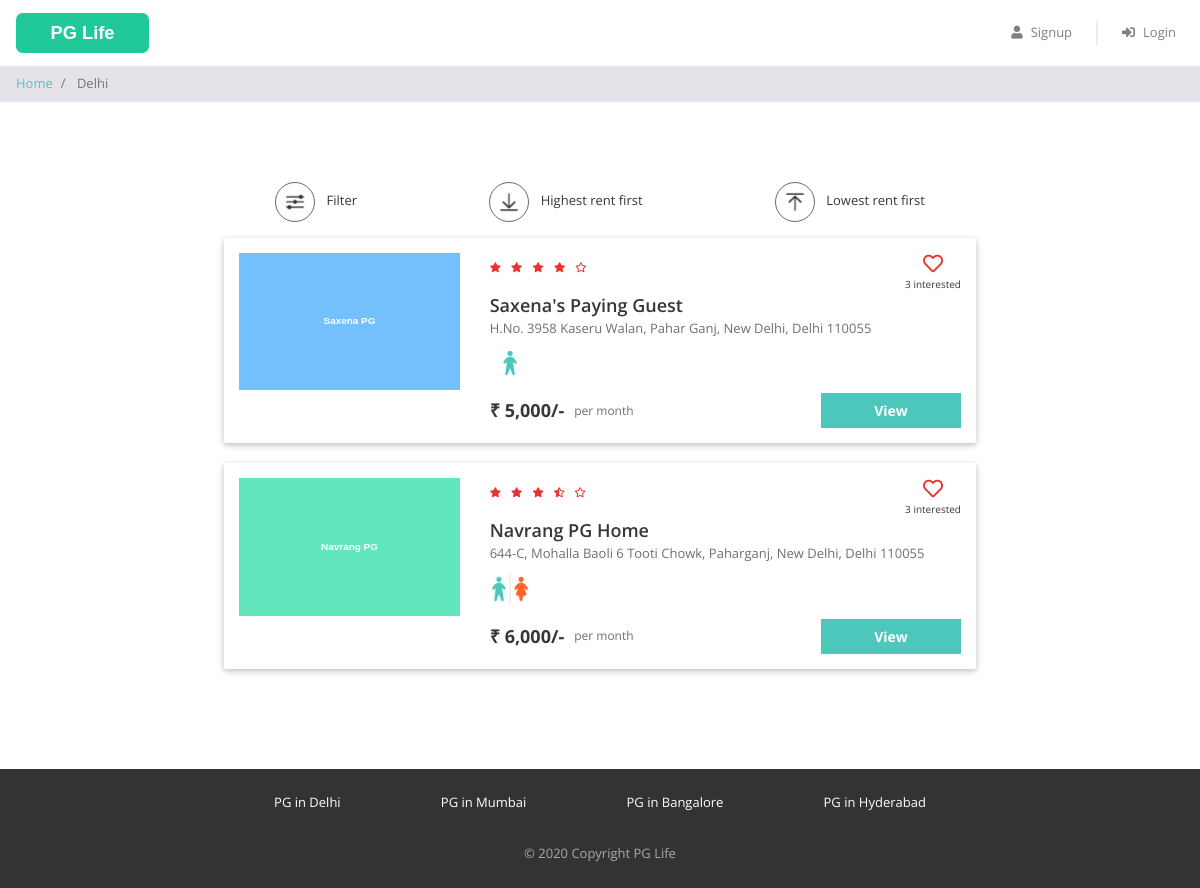
Screenshot of /property_list_without_react.php?city=Delhi with the database file from the repository.
### tables this page shows
CREATE TABLE IF NOT EXISTS properties (
  id INT NOT NULL AUTO_INCREMENT,
  city_id INT NOT NULL,
  name VARCHAR(100) NOT NULL,
  address VARCHAR(255) NOT NULL,
  description LONGTEXT NOT NULL,
  gender ENUM('male', 'female', 'unisex') NOT NULL,
  rent INT NOT NULL,
  rating_clean FLOAT(2,1) NOT NULL,
  rating_food FLOAT(2,1) NOT NULL,
  rating_safety FLOAT(2,1) NOT NULL,
  PRIMARY KEY (id),
  FOREIGN KEY (city_id) REFERENCES cities(id)
);

### property_list_without_react.php (the view, shortened to what this page needs)
<?php
require "includes/database_connect.php";
$city_name = $_GET["city"];
$sql_1 = "SELECT * FROM cities WHERE name = '$city_name'";
$result_1 = mysqli_query($conn, $sql_1);
$city = mysqli_fetch_assoc($result_1);
$city_id = $city['id'];
$sql_2 = "SELECT * FROM properties WHERE city_id = $city_id";
$result_2 = mysqli_query($conn, $sql_2);
$properties = mysqli_fetch_all($result_2, MYSQLI_ASSOC);
$sql_3 = "SELECT *
            FROM interested_users_properties iup
            INNER JOIN properties p ON iup.property_id = p.id
            WHERE p.city_id = $city_id";
$result_3 = mysqli_query($conn, $sql_3);
$interested_users_properties = mysqli_fetch_all($result_3, MYSQLI_ASSOC);
?>
<!DOCTYPE html>
<html lang="en">
<head>
    <?php
    include "includes/head_links.php";
    ?>
    <link href="css/property_list.css" rel="stylesheet" />
</head>
<body>
    <?php
    include "includes/header.php";
    ?>
    <nav aria-label="breadcrumb">
        <ol class="breadcrumb py-2">
            <li class="breadcrumb-item">
                <a href="index.php">Home</a>
            </li>
            <li class="breadcrumb-item active" aria-current="page">
                <?php echo $city_name; ?>
            </li>
        </ol>
    </nav>
    <div class="page-container">
        <div class="filter-bar row justify-content-around">
            <div class="col-auto" data-toggle="modal" data-target="#filter-modal">
                <img src="img/filter.png" alt="filter" />
                <span>Filter</span>
            </div>
            <div class="col-auto">
                <img src="img/desc.png" alt="sort-desc" />
                <span>Highest rent first</span>
            </div>
            <div class="col-auto">
                <img src="img/asc.png" alt="sort-asc" />
                <span>Lowest rent first</span>
            </div>
        </div>
        <?php
        foreach ($properties as $property) {
            $property_images = glob("img/properties/" . $property['id'] . "/*");
        ?>
            <div class="property-card property-id-<?= $property['id'] ?> row">
                <div class="image-container col-md-4">
                    <img src="<?= $property_images[0] ?>" />
                </div>
                <div class="content-container col-md-8">
                    <div class="row no-gutters justify-content-between">
                        <?php
                        $total_rating = ($property['rating_clean'] + $property['rating_food'] + $property['rating_safety']) / 3;
                        $total_rating = round($total_rating, 1);
                        ?>
                        <div class="star-container" title="<?= $total_rating ?>">
                            <?php
                            $rating = $total_rating;
                            for ($i = 0; $i < 5; $i++) {
                                if ($rating >= $i + 0.8) {
                            ?>
                                    <i class="fas fa-star"></i>
                                <?php
                                } elseif ($rating >= $i + 0.3) {
                                ?>
                                    <i class="fas fa-star-half-alt"></i>
                                <?php
                                } else {
                                ?>
                                    <i class="far fa-star"></i>
                            <?php
                                }
                            }
                            ?>
                        </div>
                        <div class="interested-container">
                            <?php
                            $interested_users_count = 0;
                            $is_interested = false;
                            foreach ($interested_users_properties as $interested_user_property) {
                                if ($interested_user_property['property_id'] == $property['id']) {
                                    $interested_users_count++;
                                }
                            }
                            if ($is_interested) {
                            ?>
                                <i class="is-interested-image fas fa-heart" property_id="<?= $property['id'] ?>"></i>
                            <?php
                            } else {
                            ?>
                                <i class="is-interested-image far fa-heart" property_id="<?= $property['id'] ?>"></i>
                            <?php
                            }
                            ?>
                            <div class="interested-text">
                                <span class="interested-user-count"><?= $interested_users_count ?></span> interested
                            </div>
                        </div>
                    </div>
                    <div class="detail-container">
                        <div class="property-name"><?= $property['name'] ?></div>
                        <div class="property-address"><?= $property['address'] ?></div>
                        <div class="property-gender">
                            <?php
                            if ($property['gender'] == "male") {
                            ?>
                                <img src="img/male.png" />
                            <?php
                            } elseif ($property['gender'] == "female") {
                            ?>
                                <img src="img/female.png" />
                            <?php
                            } else {
                            ?>
                                <img src="img/unisex.png" />
                            <?php
                            }
                            ?>
                        </div>
                    </div>
                    <div class="row no-gutters">
                        <div class="rent-container col-6">
                            <div class="rent">₹ <?= number_format($property['rent']) ?>/-</div>
                            <div class="rent-unit">per month</div>
                        </div>
                        <div class="button-container col-6">
                            <a href="property_detail.php?property_id=<?= $property['id'] ?>" class="btn btn-primary">View</a>
                        </div>
                    </div>
                </div>
            </div>
        <?php
        }
        ?>
    </div>
    <?php
    include "includes/footer.php";
    ?>
</body>
</html>

### css/common.css (style rules this page uses)
* { box-sizing: border-box; font-family: 'Open Sans', sans-serif; }
body { color: #373737; font-size: 16px; position: relative; }
.btn-primary, .btn-warning, .btn-danger { color: white; font-weight: bold; }
.breadcrumb { background-color: #e5e3e8; font-size: 13px; border-radius: 0px; margin-bottom: 0px; }
.page-container { max-width: 800px; padding: 80px 24px; margin: auto; }

### css/property_list.css (style rules this page uses)
.filter-bar > div { cursor: pointer; font-size: 13px; text-align: center; margin-bottom: 16px; }
.filter-bar img { width: 40px; height: 40px; border-radius: 40px; border: 1px solid #646870; padding: 6px; margin-right: 8px; }
.property-card { background-color: #ffffff; border-radius: 2px; padding: 15px 0px; margin: 0px auto 20px; box-shadow: 0 2px 5px 0 rgba(0, 0, 0, 0.16), 0 2px 10px 0 rgba(0, 0, 0, 0.12); }
.image-container { text-align: center; }
.image-container img { width: 100%; max-width: 300px; }
.star-container i { color: #EA322E; font-size: 10px; margin-right: 6px; }
.interested-container { text-align: center; }
.interested-container i { color: #EA322E; font-size: 20px; cursor: pointer; }
.interested-text { font-size: 10px; }
.detail-container { padding-bottom: 10px; }
.property-name { font-size: 18px; font-weight: 600; }
.property-address { color: #6f6f6f; font-size: 13px; padding-bottom: 5px; }
.property-gender img { width: 40px; }
.rent-container { display: flex; align-items: center; }
.rent { font-size: 18px; font-weight: bold; padding-right: 10px; }
.rent-unit { color: #6f6f6f; font-size: 12px; }
.button-container .btn { font-size: 14px; border-radius: 0px; width: 140px; float: right; }

### rows the page displays
properties: shows a picture, interested_users_count "3", name "Saxena's Paying Guest", address "H.No. 3958 Kaseru Walan, Pahar Ganj, New Delhi, Delhi 110055", rent "5,000"
properties: shows a picture, interested_users_count "3", name "Navrang PG Home", address "644-C, Mohalla Baoli 6 Tooti Chowk, Paharganj, New Delhi, Delhi 110055", rent "6,000"

### other values shown
$city_name "Delhi"
